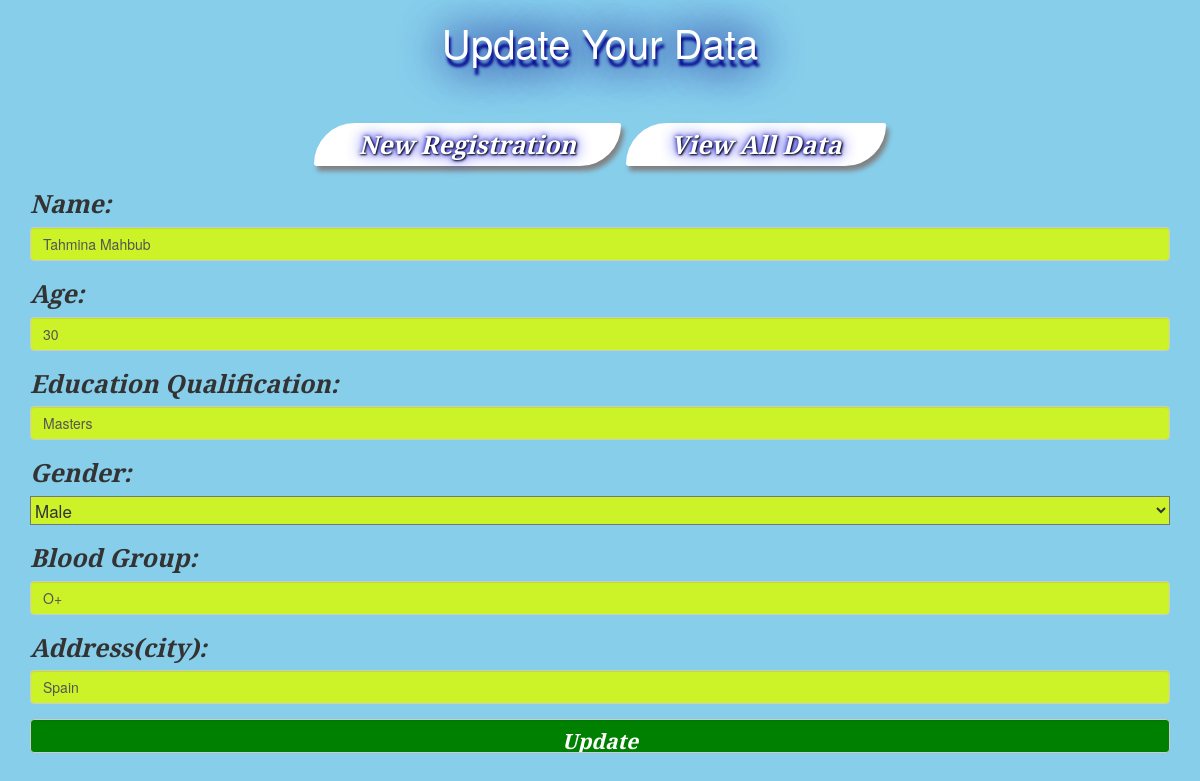
/edit.php?editid=3, run on the app's committed database.
### tables this page shows
CREATE TABLE `student` (
  `id` int(11) NOT NULL,
  `name` varchar(255) NOT NULL,
  `age` int(11) NOT NULL,
  `education` varchar(255) NOT NULL,
  `gender` varchar(255) NOT NULL,
  `blood` varchar(255) NOT NULL,
  `address` varchar(255) NOT NULL
);

### lib/Database.php (called while the page is built, shortened)
<?php
class Database {
	public $host 	= DB_HOST;
	public $user 	= DB_USER;
	public $pass 	= DB_PASS;
	public $dbname  = DB_NAME;
	public $link;
	public function connectDB(){
		$this->link = new mysqli($this->host,$this->user,$this->pass,$this->dbname);
	}
	public function select($receive){
		$select = $this->link->query($receive) or die($this->link->error.__Line__);
		if($select->num_rows > 0){
			return $select;
		}else{
			return false;
		}
	}
}
?>

### lib/Dataprocessing2.php (called while the page is built, shortened)
<?php
include 'Database.php';
$db = new database();
?>

### edit.php (the view, shortened to what this page needs)
<?php include ('lib/Dataprocessing2.php'); ?>
<!DOCTYPE html>
<html lang="en">
<head>
  <link rel="stylesheet" href="https://maxcdn.bootstrapcdn.com/bootstrap/3.3.7/css/bootstrap.min.css">
  <link rel="stylesheet" href="style.css">
</head>
<body style="background: skyblue; font-size:17px;">
  <div class="container">
    <h2 class="top1">Update Your Data</h2></br></br>
    <div class="text-center" >
      <a class="hh1 bold" href="index.php">New Registration</a>
      <a class="hh2 bold" href="view.php">View All Data</a>
    </div>
  <?php
  $editid = $_GET['editid'];
  $query = "SELECT * FROM student WHERE id='$editid'";
  $edit = $db->select($query);
  while ($result = $edit->fetch_assoc()) {
  ?>
    <form action="" method="post">
      <div class="form-group">
        <label for="usr">Name:</label>
        <input type="text" class="form-control" id="usr" name="name" value="<?php echo $result['name']; ?>" style="background:#cbf328">
      </div>
      <div class="form-group">
        <label for="age">Age:</label>
        <input type="number" class="form-control" id="age" name="age" value="<?php echo $result['age']; ?>" style="background:#cbf328">
      </div>
      <div class="form-group">
        <label for="education">Education Qualification:</label>
        <input type="text" class="form-control" id="education" name="education" value="<?php echo $result['education']; ?>" style="background:#cbf328">
      </div>
      <div class="form-group">
        <label for="gender">Gender:</label></br>
        <select name="gender" style="width: 100%; background: #cbf328;">
          <option value="Male" selected>Male</option>
        </select>
      </div>
      <div class="form-group">
        <label for="blood">Blood Group:</label>
        <input type="text" class="form-control" id="blood" name="blood" value="<?php echo $result['blood']; ?>" style="background:#cbf328">
      </div>
      <div class="form-group">
        <label for="address">Address(city):</label>
        <input type="text" class="form-control" id="address" name="address" value="<?php echo $result['address']; ?>" style="background:#cbf328">
      </div>
      <div class="form-group">
        <input type="submit" class="form-control hover2" id="submit" value="Update" name="submit" style="background: green; color: #fff; font-size:16px;">
      </div>
    </form>
  <?php } ?>
  </div>
</body>
</html>

### style.css (style rules this page uses)
.bold { font-weight: bold; }
.hover2 { background: green !important; color: #fff !important; font-size: 21px !important; font-style: italic; font-weight: bold; transition: all 0.5s ease !important; font-family: 'Crimson Text', serif; }
.top1 { text-shadow: 2px 7px 3px darkblue, 0px 0px 1em darkblue, 0px 5px 1.2em darkblue; color: #FFF; font-size: 40px; text-align: center; }
.hh1,.hh2 { background-color:#fff; color:#fff; display:inline-block; font-size:25px; font-style: italic; padding: 4px 45px; border-radius: 95px 5px; box-shadow: 3px 5px 5px grey; text-shadow: 1px 1px 2px black, 0 0 15px blue, 0 0 5px darkblue; font-family: 'Crimson Text', serif; }
label { font-family: 'Crimson Text', serif; font-style: italic; font-size: 25px; }

### data on the page
student: name "Tahmina Mahbub", age "30", education "Masters", blood "O+", address "Spain"
